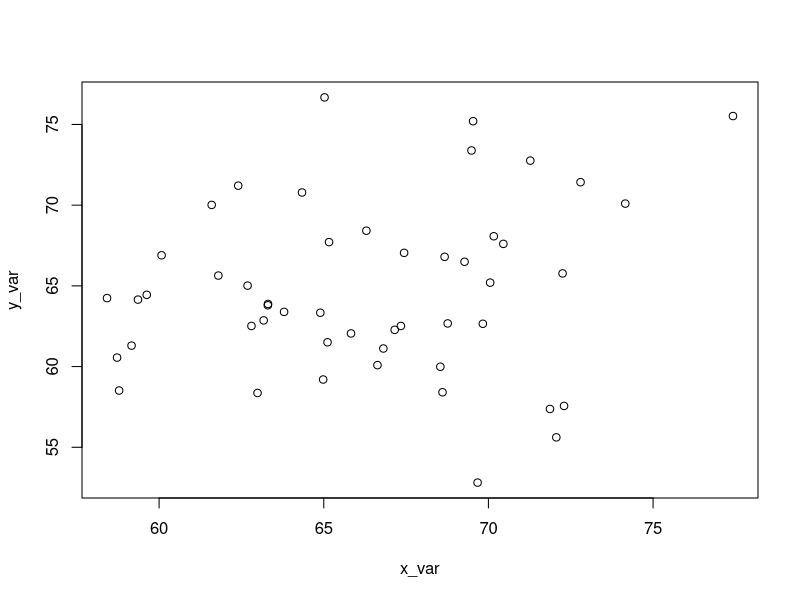
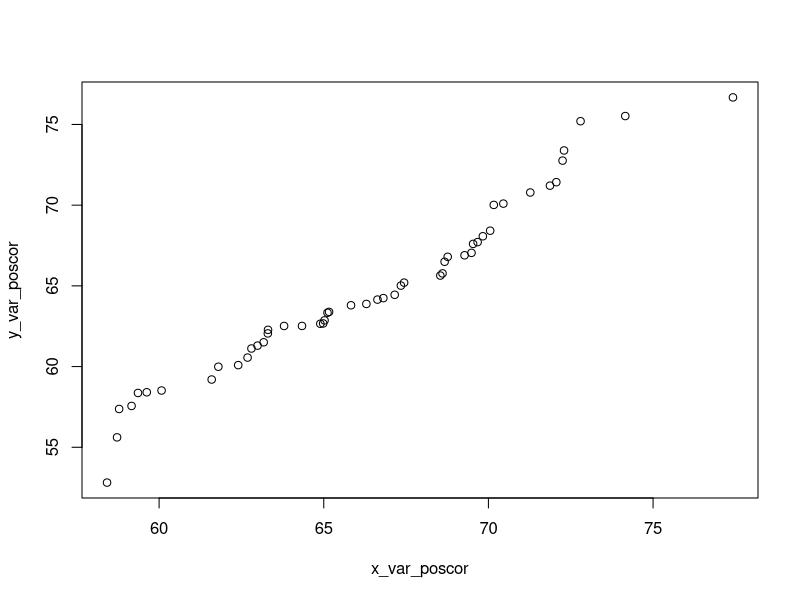
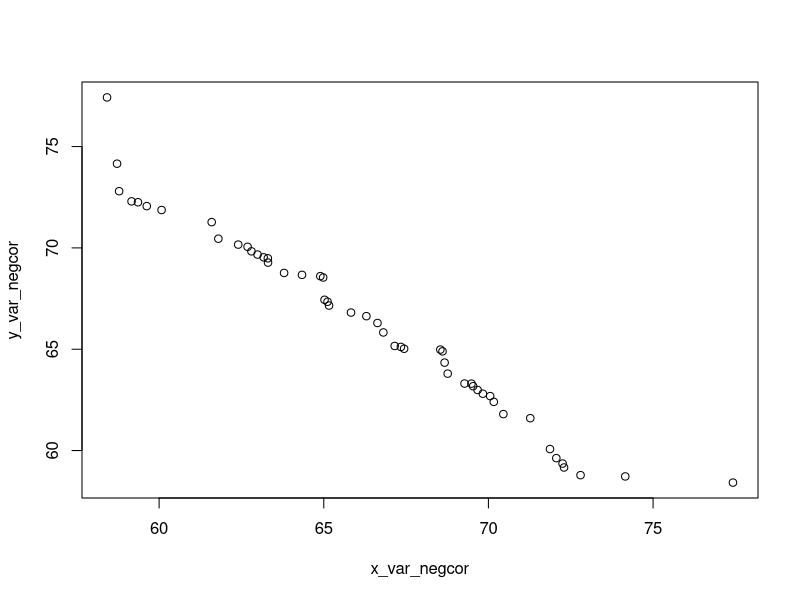

The R source for these figures, in order:
#### Basic correlation analysis
set.seed(15)

#### Two random samples of 50,
#### from norm. dist. with mean=65 and sd=5
x_var <- rnorm(n=50, mean=65, sd=5)
y_var <- rnorm(n=50, mean=65, sd=5)

#### Should not be any significant covariance (or correlation)
plot(x_var, y_var)
cor(x_var, y_var)


#### How might we introduce a positive corr./cov.?
x_var_poscor <- sort(x_var)
y_var_poscor <- sort(y_var)


plot(x_var_poscor, y_var_poscor)


#### How might we introduce a negative corr./cov.?
x_var_negcor <- sort(x_var, decreasing = TRUE)
y_var_negcor <- sort(x_var, decreasing = FALSE)
  
  
plot(x_var_negcor, y_var_negcor)



#### What about hypothesis tests? (H0s and HAs)

## two-sided
cor.test(x_var, y_var)
cor.test(x_var_negcor, y_var_negcor)


## one-sided (assuming positive relationship)
cor.test(x_var_negcor, y_var_negcor,
         alternative = "less")




#### Revisit the data set "Gacu_lipids2_data.tsv" from PS1.
#### Test for a positive correlation between TAGs and Mass.
lipids <- read.delim("../Graded_Assignments/PS_1/Gacu_lipids2_data.tsv",
                     header=TRUE)

head(lipids)

#### Also, try changing the scale (by 10 or 20x) for TAGs or Mass,
#### and calculate the correlation and covariance before and after.





